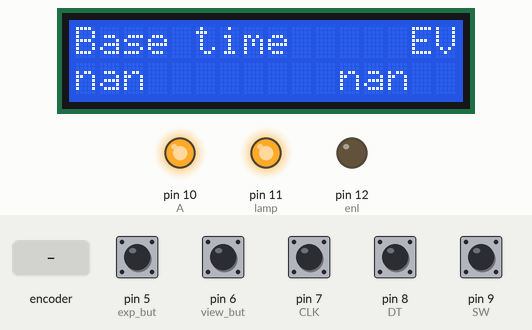
Simulated run of this sketch. Board: Arduino Uno, built with avr-gcc and run on an emulated ATmega328P. Parts: 16×2 character LCD, output pins drawn as LEDs (lit = HIGH). Inputs (shaded band) come from the test bench; at power-on: pin 7 (CLK), pin 8 (DT), pin 9 (SW) HIGH, pin 5 (exp_but), pin 6 (view_but) LOW. EEPROM starts erased.

Above: at 1.2 s.
1.3 s: pin 5 (exp_but) pulled HIGH for 0.15 s
At 2.7 s:
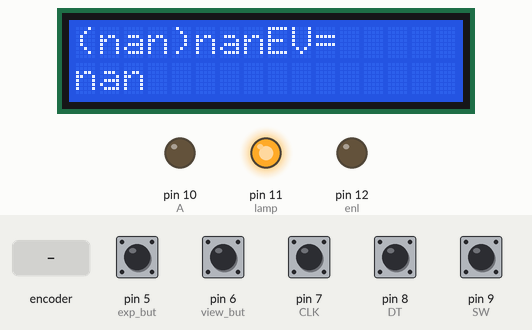
4.4 s: pin 9 (SW) pulled LOW for 3.2 s
At 8.5 s:
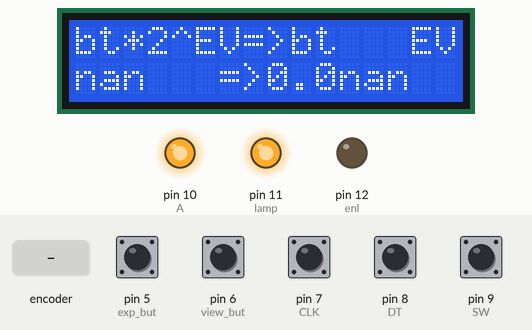
10.6 s: rotary encoder on pin 7 (CLK) / pin 8 (DT) turned 3 steps (first pin leading)
At 11.5 s:
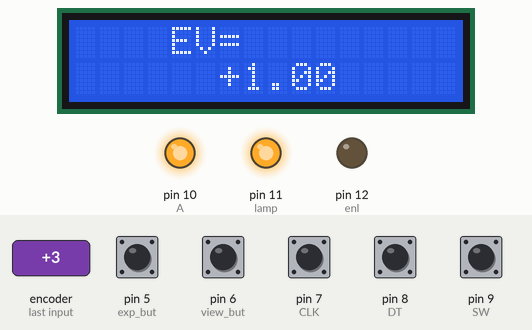
12.7 s: pin 9 (SW) pulled LOW for 0.15 s
At 13.5 s:
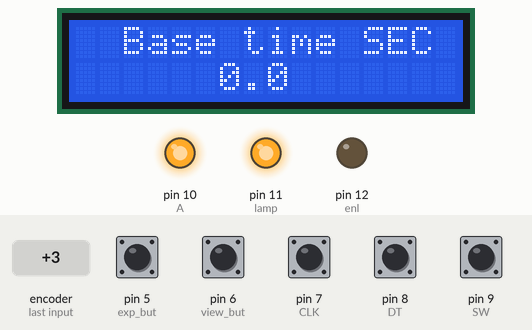
14.3 s: pin 5 (exp_but) pulled HIGH for 1 s
At 16.2 s:
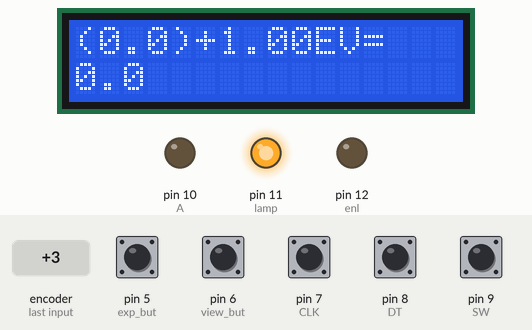
18.3 s: pin 6 (view_but) pulled HIGH for 3.2 s
At 22.9 s:
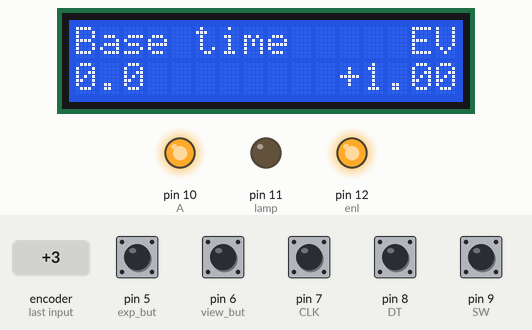
Timing chart, 0 to 24.0 s (numbered marks = the images above; inputs shaded):
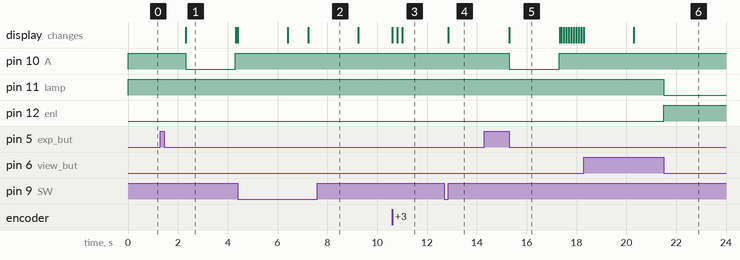

Measured:
- after the input at 1.3 s, pin 10 (A): HIGH → LOW after 1.0 s, → HIGH 2.0 s later; the display: changes after 1.0 s (image 1)
- after the input at 10.6 s, the display: first changes at once (image 3 shows a later state)
- after the input at 12.7 s, the display: changes after 0.15 s (image 4)
- after the input at 14.3 s, pin 10 (A): HIGH → LOW after 1.0 s, → HIGH 2.0 s later; the display: changes after 1.0 s (image 5)
- after the input at 18.3 s, pin 11 (lamp): HIGH → LOW after 3.2 s; pin 12 (enl): LOW → HIGH after 3.2 s
- what the display in image 1 shows lasts 2.0 s, from 2.3 s to 4.3 s

The sketch:

20191217Photoreley.ino
```cpp
#include <EEPROM.h>
#include <LiquidCrystal.h>

//pin
byte exp_but=5;
byte view_but=6;
byte enl=12;
byte lamp=11;
byte RS=19;//display pins
byte E=18;
byte DB4=17;
byte DB5=16;
byte DB6=15;
byte DB7=14;
byte CLK=7;   //encoder
byte DT=8;
byte SW=9;
byte A=10;//displey light

//buttons
byte encoder_A;
byte encoder_B;
byte SW_State;
byte encoder_A_prev;
byte SW_State_prev;
float SW_counter;
float SW_delay=50000;
byte be;                //exposure and view buttons
byte bv;
byte be_counter;
float bv_counter;
byte be_delay=100;
float bv_delay=100000;
byte m_max=3; // quantity of encoder sets

byte EV_adr=3;//eeprom
byte bt_adr=7;

//flags
byte view_flag;
byte encoder_flag;// encoder mode
byte en_flag=0;// encoder on
byte ae_flag;//afterexpose flag

//constants

int exp_del=1000;//exposure delay
float en_del=10000; //encoder delay

//variables
byte m; //vhat change by encoder
byte bt_a; //bt aquracy
float EV=0;
float EXP; // exposure time
float T1,T2;
float T_last,T_now;
float bt=10000;//base time
float T1_e,T2_e;


//chars

byte PM[8] = {//+-
  0b00000,
  0b00000,
  0b00100,
  0b01110,
  0b00100,
  0b00000,
  0b01110,
  0b00000
};
byte UV[8] = {//Under value
  0b01010,
  0b01010,
  0b01010,
  0b00000,
  0b00000,
  0b01010,
  0b01010,
  0b01010
};
byte UVC[8] = {
  0b01110,
  0b01110,
  0b01110,
  0b00100,
  0b00100,
  0b01110,
  0b01110,
  0b01110
};
byte UVL[8] = {
  0b11010,
  0b11010,
  0b11010,
  0b10000,
  0b10000,
  0b11010,
  0b11010,
  0b11010
};
byte UVR[8] = {
  0b01011,
  0b01011,
  0b01011,
  0b00001,
  0b00001,
  0b01011,
  0b01011,
  0b01011
};

byte L[8] = {
  0b00001,
  0b00001,
  0b00001,
  0b00001,
  0b00001,
  0b00001,
  0b00001,
  0b00001
};
byte C[8] = {
  0b00100,
  0b00100,
  0b00100,
  0b00100,
  0b00100,
  0b00100,
  0b00100,
  0b00100
};
byte R[8] = {
  0b10000,
  0b10000,
  0b10000,
  0b10000,
  0b10000,
  0b10000,
  0b10000,
  0b10000
};

LiquidCrystal lcd(RS,E,DB4,DB5,DB6,DB7);

void setup() {
  // put your setup code here, to run once:
  pinMode(enl,OUTPUT);
  digitalWrite(enl,LOW);
  pinMode(lamp,OUTPUT);
  digitalWrite(lamp,HIGH);
  pinMode(exp_but,INPUT);
  digitalWrite(exp_but,LOW);
  pinMode(exp_but,INPUT);
  digitalWrite(exp_but,LOW);
  pinMode(A,OUTPUT);
  digitalWrite(A,HIGH);

lcd.begin(16,2);
lcd.createChar(1,PM);
lcd.createChar(2,UV);
lcd.createChar(3,UVC);
lcd.createChar(4,UVL);
lcd.createChar(5,UVR);
lcd.createChar(6,C);
lcd.createChar(7,L);
lcd.createChar(8,R);

EEPROM.get(bt_adr,bt);
EEPROM.get(EV_adr,EV);
  if(bt>1000)
  bt_a=1;
  EXP=bt*pow(2,EV);

  lcd.clear();
  lcd.print("Base time");
  lcd.setCursor(14,0);
  lcd.print("EV");
  lcd.setCursor(0,1);
  showtime(bt);
  if(EV==0)
  lcd.setCursor(14,1);
  else
  lcd.setCursor(11,1);
  if(EV>0)
  lcd.print("+");
  lcd.print(EV);

}
void loop() {
  // put your main code here, to run repeatedly:
//lamps();
encoder();
expose();
lamp_flag();

}
void encoder(){
  encoder_A = digitalRead(CLK);
  encoder_B = digitalRead(DT);
  SW_State = digitalRead(SW);
  T2_e=millis();

  if(!SW_State)                   // axis pushed
  {T1_e=T2_e;
  en_flag=1;
    while(!SW_State)
{   SW_State = digitalRead(SW);
    if(SW_counter<SW_delay);
    SW_counter++;
    if(SW_counter==SW_delay)         // if encoder axes was been holdedd
   EV_bt();
    }


  if(SW_counter<SW_delay)
  {m++;
  if(m==m_max)
  m=0;
  if(m==1)
        {
        lcd.clear();
        lcd.setCursor(2,0);
        lcd.print("Base time SEC");
        lcd.setCursor(6,1);
        showtime(bt);
        }
    if(m==0)
          {
          lcd.clear();
          lcd.setCursor(4,0);
          lcd.print("EV=");
          lcd.setCursor(6,1);
          if(EV>0)
          lcd.print("+");
          lcd.print(EV);
          }
     if(m==2)
     {
        lcd.clear();
        lcd.setCursor(2,0);
        lcd.print("Base time MIN");
        lcd.setCursor(6,1);
        showtime(bt);
      }
    }
    SW_counter=0;
  }

if(!encoder_A&&encoder_A_prev)
{T1_e=T2_e;
en_flag=1;
  if(!encoder_B)
      {if(m==0)
      {EV=EV-0.3333333;
        lcd.clear();
        lcd.setCursor(4,0);
        lcd.print("EV=");
        lcd.setCursor(6,1);
        if(EV>0)
        lcd.print("+");
        lcd.print(EV);}

              if(m==1)
              {if(bt>3000)
                bt=bt-1000;
                else
                bt=bt-100;
                 if(bt<0)
                bt=0;

                      lcd.clear();
                      lcd.setCursor(2,0);
                      lcd.print("Base time");
                      lcd.setCursor(6,1);
                      showtime(bt);}

                      if(m==2)
              {if(bt>60000)
                bt=bt-60000;
                else
                m=1;
                if(bt<0)
                bt=0;

                      lcd.clear();
                      lcd.setCursor(2,0);
                      lcd.print("Base time");
                      lcd.setCursor(6,1);
                      showtime(bt);}
                }
                else
                      {if(m==0)
      {EV=EV+0.3333333;
        lcd.clear();
        lcd.setCursor(4,0);
        lcd.print("EV=");
        lcd.setCursor(6,1);
        if(EV>0)
        lcd.print("+");
        lcd.print(EV);}

              if(m==1)
              {if(bt>=5000)
                bt=bt+1000;
                else
                bt=bt+100;

                      lcd.clear();
                      lcd.setCursor(2,0);
                      lcd.print("Base time");
                      lcd.setCursor(6,1);
                      showtime(bt);}

                      if(m==2)
              {      bt=bt+60000;

                      lcd.clear();
                      lcd.setCursor(2,0);
                      lcd.print("Base time");
                      lcd.setCursor(6,1);
                      showtime(bt);}
                }
  }
              if(T2_e-T1_e>en_del&&en_flag==1)
              {  lcd.clear();
                  lcd.print("Base time");
                  lcd.setCursor(14,0);
                  lcd.print("EV");
                  lcd.setCursor(0,1);
                  showtime(bt);
                  if(EV==0)
                  lcd.setCursor(14,1);
                  else
                  lcd.setCursor(11,1);
                  if(EV>0)
                  lcd.print("+");
                  lcd.print(EV);
                  en_flag=0;}
    encoder_A_prev = encoder_A;

  }
void expose() {
    be= digitalRead(exp_but);
    if(be)
    be_counter++;
    else
    be_counter=0;
    if(be_counter>be_delay)
                  {
                    delay(exp_del);
                    EXP=bt*pow(2,EV);
                  T1=millis();
                  T2=T1;
                  digitalWrite(enl,HIGH);
                  lcd.clear();
                  lcd.setCursor(0,0);
                  lcd.print("(");
                  showtime(bt);
                  lcd.print(")");
                  if(EV>=0)
                  lcd.print("+");
                  lcd.print(EV);
                  lcd.print("EV");
                  lcd.print("=");
                  lcd.setCursor(0,1);
                  showtime(EXP);
                            while(T1+EXP>T2)
                            {T2=millis();
                             T_now=(EXP+T1-T2);
                            if(T_now<9500&&T_last>=9500||T_now<60000&&T_last>60000||T_now<600000&&T_last>600000)
                            {lcd.setCursor(11,1);
                              lcd.print("      ");}
                            T_last=T_now;
                            lcd.setCursor(11,1);
                            showtime(T_last);}
                  digitalWrite(enl,LOW);
                  digitalWrite(A,LOW);
                  delay(2000);
                  digitalWrite(A,HIGH);
                  digitalWrite(lamp,HIGH);

                  EEPROM.put(bt_adr,bt);
                  EEPROM.put(EV_adr,EV);
                  afterexpose();
                  be_counter=0;
                    }
}
void lamp_flag(){
  bv=digitalRead(view_but);
if(bv){
              while(bv)
              {bv=digitalRead(view_but);
               if(bv_counter<bv_delay)
               bv_counter++;
               if(bv_counter==bv_delay)
               {view_flag=2;
               lamp_io();}}
                    if(bv_counter<bv_delay)
                    {if(view_flag==1)
                    view_flag=0;
                    else
                    view_flag=1;}
              bv_counter=0;
              lamp_io();
              delay(100);}
  }
void lamp_io()  {
 if(view_flag==0)
         {digitalWrite(enl,LOW);
          digitalWrite(lamp,HIGH);}
 if(view_flag==1)
         {digitalWrite(enl,HIGH);
          digitalWrite(lamp,LOW);}
 if(view_flag==2)
         {digitalWrite(enl,LOW);
          digitalWrite(lamp,LOW);}

  }
void EV_bt() {
  lcd.setCursor(0,0);
  lcd.print("bt*2^EV=>bt");
  lcd.setCursor(0,1);
  showtime(bt);
  lcd.setCursor(6,1);
  lcd.print("=>");
  lcd.setCursor(8,1);
bt=bt*pow(2,EV);
if(bt<5000)
bt=round(bt/100)*100;
else
bt=round(bt/1000)*1000;
showtime(bt);
EV=0;
delay(2000);
  lcd.clear();
  lcd.print("Base time");
  lcd.setCursor(14,0);
  lcd.print("EV");
  lcd.setCursor(0,1);
  showtime(bt);
  if(EV==0)
  lcd.setCursor(14,1);
  else
  lcd.setCursor(11,1);
  if(EV>0)
  lcd.print("+");
  lcd.print(EV);
}
void showtime(float t){
    if(t>60000)
  {   lcd.print(floor(t/60000),0);
      lcd.print(":");
      if((t-floor(t/60000)*60000)/1000<9.5)
      lcd.print("0");
      lcd.print((t-floor(t/60000)*60000)/1000,0);
  }
  else
  {
  if(t>5000)
  lcd.print(t/1000,0);
  else
  lcd.print(t/1000,1);
  //lcd.print(" sec");
  }
}
void afterexpose(){
  lcd.clear();
  lcd.setCursor(6,0);
  lcd.print("after exp");
                  lcd.setCursor(0,1);
               //   lcd.print("(");
                  showtime(bt);
              //    lcd.print(")");
                  if(EV>=0)
                  lcd.print("+");
                  lcd.print(EV);
                  lcd.print("EV");
                  lcd.print("=");
               //   lcd.setCursor(0,1);
                  showtime(EXP);
  T1=millis();
while(ae_flag==0)
{  encoder_A = digitalRead(CLK);
  encoder_B = digitalRead(DT);
  SW_State = digitalRead(SW);
  be= digitalRead(exp_but);
  bv=digitalRead(view_but);

  T2=millis();
  T_now=T2-T1+1000;
                            if(T_now>7000&&T_last<=7000)
                            {lcd.setCursor(0,0);
                              lcd.print("      ");}
                            T_last=T_now;
                            lcd.setCursor(0,0);
                            showtime(T_last);
                            if(!SW_State||!encoder_A||be||bv)
                            ae_flag=1;
  }
  ae_flag=0;
  delay(2000);
  lcd.clear();
  lcd.print("Base time");
  lcd.setCursor(14,0);
  lcd.print("EV");
  lcd.setCursor(0,1);
  showtime(bt);
  lcd.setCursor(11,1);
  if(EV>0)
  lcd.print("+");
  lcd.print(EV);
}
```
